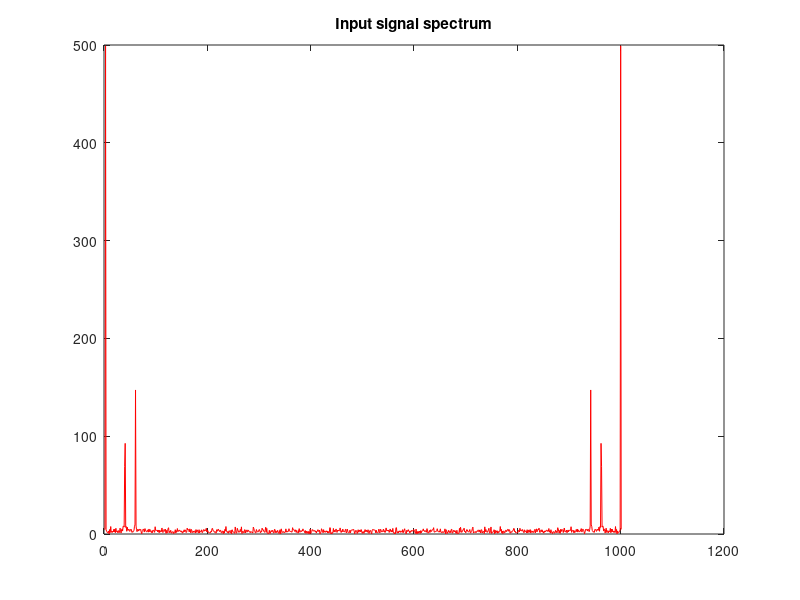
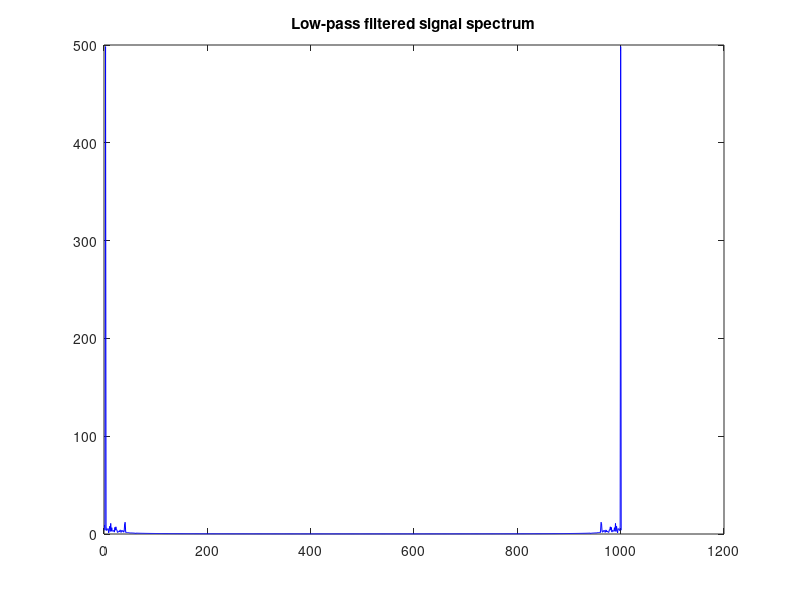
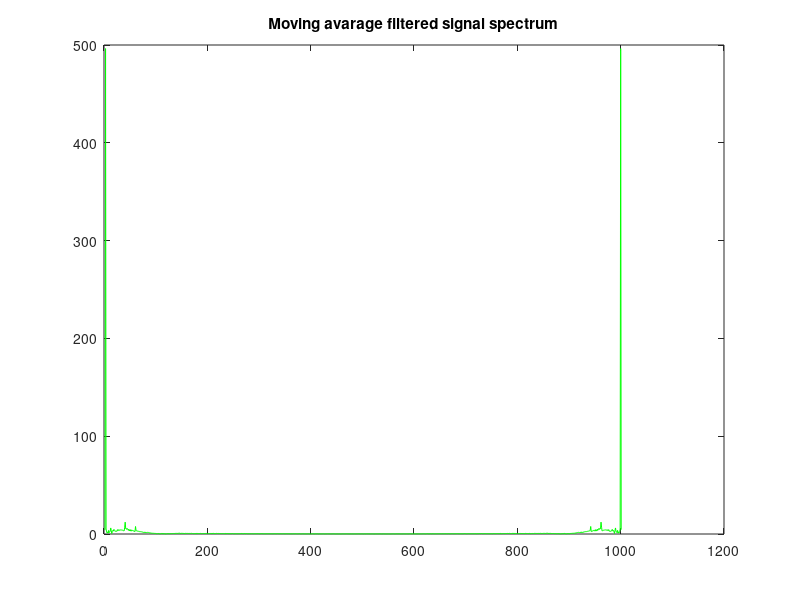
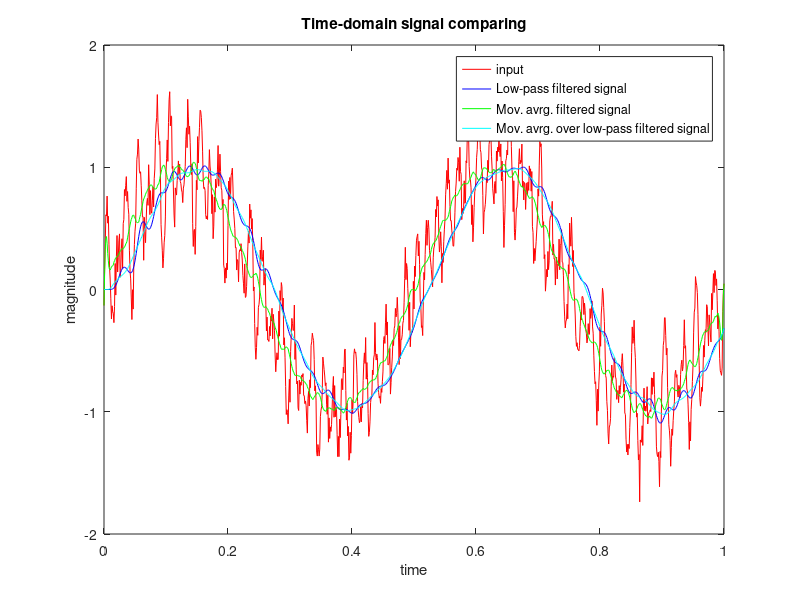

These charts were generated, in order, by the following MATLAB code:
x = 0:.001:1;
in = sin(2*pi*x*2); %clean signal (2Hz)
in = awgn(in, 20); %gaussian noise
in = in + 0.2*sin(2*pi*x*40); %adding noise at 40Hz
in = in + 0.3*sin(2*pi*x*60); %adding noise at 60Hz
in = in + 0.13*sin(2*pi*x*39); %adding noise at 39Hz


% Low-pass filtering
LENGTH = length(in);
[b,a] = butter(7, 30/(1000/2), 'low'); %transfer function coeffs.
alen = length(a); blen = length(b); maxlen = max(alen, blen);
out = zeros([1 LENGTH]); %output signal

for i = maxlen : LENGTH
    %auxiliar variables
    right_part = 0;
    left_part = 0;

    for j = 1:blen
        right_part = right_part + b(j) * in(i-j+1);
    end
    
    for j = 2:alen
        left_part = left_part + a(j) * out(i-j+1);
    end

    out(i) = (right_part - left_part) / a(1);
end



% Moving avarage filter
window = 31.0;
halfwin = floor(window/2);

out2 = zeros([1 LENGTH]);   out2(1) = in(1);    out2(LENGTH) = in(LENGTH);
sum = in(1) + in(2) + in(3);    out2(2) = sum / 3.0;
current_win_limit = 3.0; %dimension of the window at the beginning and at the end (when we have less than 'window' samples)

for i = 3 : LENGTH-1
    % beginning
    if i <= halfwin + 1
        for current_win_limit = current_win_limit + 1 : current_win_limit + 2
            sum = sum + in(current_win_limit);
        end
        out2(i) = sum / current_win_limit;

    % ending (check 'main part' first)
    elseif i >= LENGTH - halfwin + 1
        for current_win_limit = current_win_limit + 1 : current_win_limit + 2
            sum = sum - in(current_win_limit);
        end
        out2(i) = sum / (LENGTH - current_win_limit);

    % main part 
    else
        sum = sum - in(i - halfwin - 1) + in(i + halfwin);
        out2(i) = sum / window;
        % last step befor falling into the "ending" case
        if i == LENGTH - halfwin
            current_win_limit = i - halfwin - 1;
        end
    end    
end



% Mov. avarage filtering over the previously low-pass filtered signal
out3 = zeros([1 LENGTH]);   out3(1) = out(1);   out3(LENGTH) = out(LENGTH);
sum = out(1) + out(2) + out(3);     out3(2) = sum / 3.0;
current_win_limit = 3.0;

for i = 3 : LENGTH-1
    % beginning
    if i <= halfwin + 1
        for current_win_limit = current_win_limit + 1 : current_win_limit + 2
            sum = sum + out(current_win_limit);
        end
        out3(i) = sum / current_win_limit;

    % ending
    elseif i >= LENGTH - halfwin + 1
        for current_win_limit = current_win_limit + 1 : current_win_limit + 2
            sum = sum - out(current_win_limit);
        end
        out3(i) = sum / (LENGTH - current_win_limit);

    % main part 
    else
        sum = sum - out(i - halfwin - 1) + out(i + halfwin);
        out3(i) = sum / window;
        % last step befor falling into the "ending" case
        if i == LENGTH - halfwin
            current_win_limit = i - halfwin - 1;
        end
    end    
end



% plotting
figure, plot(abs(fft(in)), 'r'), title('Input signal spectrum')
figure, plot(abs(fft(out)), 'b'), title('Low-pass filtered signal spectrum')
figure, plot(abs(fft(out2)), 'g'), title('Moving avarage filtered signal spectrum')

figure, plot(x, in, 'r', x, out, 'b', x, out2, 'g', x, out3, 'c')
xlabel('time'), ylabel('magnitude'), title('Time-domain signal comparing')
legend('input', 'Low-pass filtered signal', 'Mov. avrg. filtered signal', 'Mov. avrg. over low-pass filtered signal')

figure, plot(x, out, 'r', x, out3, 'b')
xlabel('time'), ylabel('magnitude'), legend('Low-pass filtered signal', 'Mov.avrg. over low-pass filtered signal')
